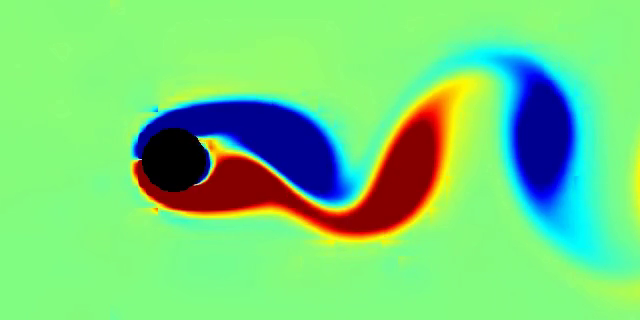
#> input picture frame 25 of ESE - 10 - Reduced Order Models/karman.mp4, 640 x 320 px
$ python VideoReshape.py
#> lines starting #> are read from the running program, lines starting #| are printed output that depends on the picture
import cv2

def resize_video(input_file, output_file, width, height):
    """
    Resize a video to the specified dimensions using OpenCV.

    Parameters:
        input_file (str): Path to the input video file.
        output_file (str): Path to save the output video file.
        width (int): The desired width of the output video.
        height (int): The desired height of the output video.
    """
#> called with input_file = 'karman.mp4', output_file = 'output.mp4', width = 256, height = 128
    try:
        cap = cv2.VideoCapture(input_file)
        fourcc = cv2.VideoWriter_fourcc(*'mp4v')
        out = cv2.VideoWriter(output_file, fourcc, cap.get(cv2.CAP_PROP_FPS), (width, height))

        while True:
            ret, frame = cap.read()
#> frame is the input picture: shape (320, 640, 3); mean B, G, R 123, 210.7, 117.4
            if not ret:
                break
            resized_frame = cv2.resize(frame, (width, height))
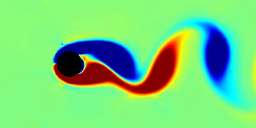
#> resized_frame: shape (128, 256, 3); mean B, G, R 122.9, 210.7, 117.4
            out.write(resized_frame)

        cap.release()
        out.release()
        print(f"Video resized and saved to {output_file}")
    except Exception as e:
        print(f"An error occurred: {e}")

if __name__ == "__main__":
    # Example usage
    input_file = "karman.mp4"
    output_file = 'output.mp4'

    cap = cv2.VideoCapture(input_file)
    width = int(cap.get(cv2.CAP_PROP_FRAME_WIDTH))
    height = int(cap.get(cv2.CAP_PROP_FRAME_HEIGHT))
    print("Video Dimensions: {} x {}".format(width, height))
    width = 256
    height = 128

    resize_video(input_file, output_file, width, height)

$ run again, starting later in the video
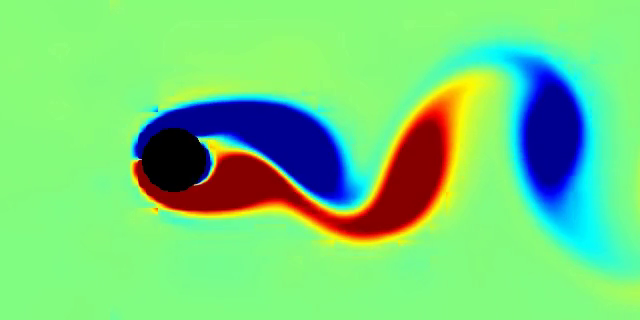
#> input picture frame 113 of ESE - 10 - Reduced Order Models/karman.mp4, 640 x 320 px
#> in resize_video, frame is the input picture: shape (320, 640, 3); mean B, G, R 123.1, 210.1, 117.1
#> in resize_video, `resized_frame = cv2.resize(frame, (width, height))`:
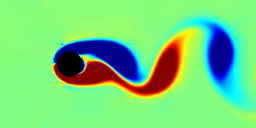
#> resized_frame: shape (128, 256, 3); mean B, G, R 123.1, 210.1, 117

$ run again, starting later in the video
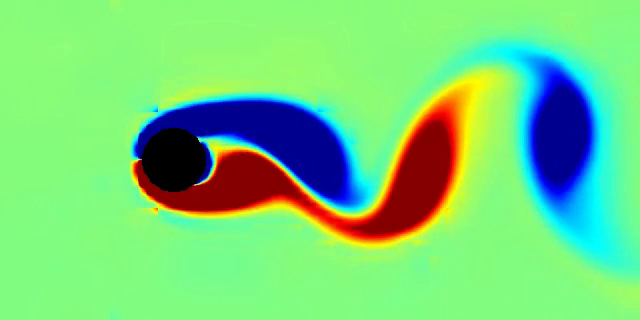
#> input picture frame 201 of ESE - 10 - Reduced Order Models/karman.mp4, 640 x 320 px
#> in resize_video, frame is the input picture: shape (320, 640, 3); mean B, G, R 123, 209.5, 117.1
#> in resize_video, `resized_frame = cv2.resize(frame, (width, height))`:
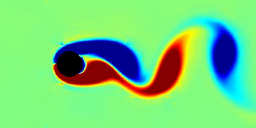
#> resized_frame: shape (128, 256, 3); mean B, G, R 123.1, 209.5, 117
